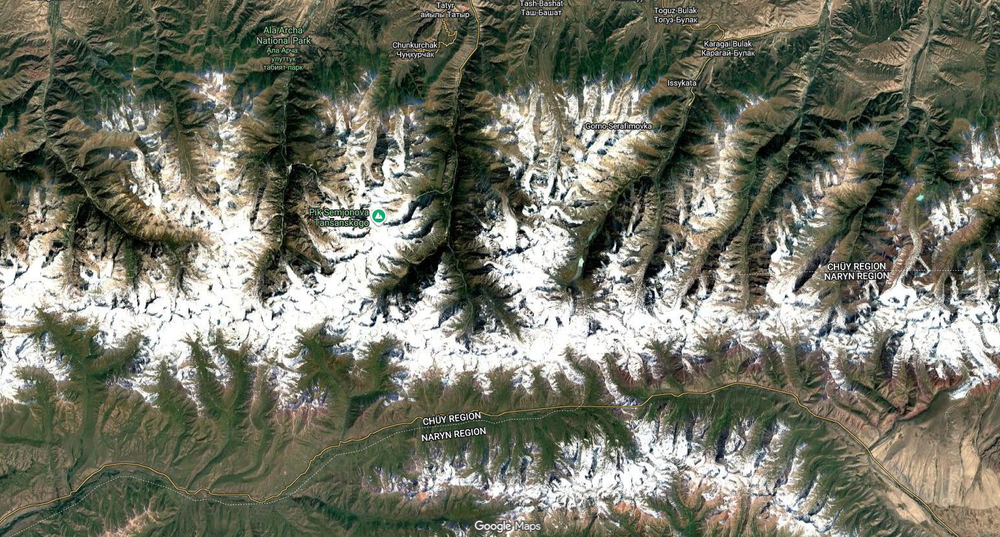
#> input picture attempt1/glacier.png, 1000 x 537 px, shrunk from 1534 x 823 before the run, found by its file name
$ python example_simple.py
#> lines starting #> are read from the running program, lines starting #| are printed output that depends on the picture; after the words box and inside, x2 and y2 are one past the last pixel; in counts of white or black regions, pixels touching at a corner belong together
"""
Simplified glacier detection using traditional computer vision
Good for cases where glaciers have distinct color/brightness
"""

import cv2
import numpy as np
import matplotlib.pyplot as plt
from skimage import measure, morphology
from scipy import ndimage
import os
import argparse


def resolve_image_path(image_path: str) -> str:
    """Resolve an image path with sensible fallbacks.
    Checks:
    - as given (absolute or relative to CWD)
    - relative to this script's directory
    - sibling attempt1/glacier.png if user left default name
    """
#> called with image_path = 'glacier.png'
    candidates = []
    # as provided
    candidates.append(image_path)
    # relative to script dir
    script_dir = os.path.dirname(os.path.abspath(__file__))
    candidates.append(os.path.join(script_dir, image_path))
    # common fallback: sibling attempt1/glacier.png
    if os.path.basename(image_path).lower() == 'glacier.png':
        candidates.append(os.path.join(script_dir, '..', 'attempt1', 'glacier.png'))
        candidates.append(os.path.join(script_dir, 'glacier.png'))

    for p in candidates:
        if os.path.exists(p):
            return os.path.abspath(p)
    raise FileNotFoundError(f"Could not find image. Tried: {', '.join(os.path.abspath(p) for p in candidates)}")


def simple_glacier_detection(image_path):
    """
    Simplified glacier detection using color and brightness thresholds
    """
    # Resolve and load image
    image_path = resolve_image_path(image_path)
    image = cv2.imread(image_path)
#> image is the input picture: shape (537, 1000, 3); mean B, G, R 102.5, 116.8, 115.2
    if image is None:
        raise FileNotFoundError(f"Failed to read image at: {image_path}. Ensure the path is correct and file is accessible.")
    image_rgb = cv2.cvtColor(image, cv2.COLOR_BGR2RGB)

    # Convert to HSV and LAB color spaces
    hsv = cv2.cvtColor(image, cv2.COLOR_BGR2HSV)
#> hsv: shape (537, 1000, 3); mean H, S, V 42.7, 57.4, 120.5
    lab = cv2.cvtColor(image, cv2.COLOR_BGR2LAB)
#> lab: shape (537, 1000, 3); mean of channels 0, 1, 2 121.2, 124.6, 136

    # Glaciers are typically:
    # - High brightness (L channel in LAB)
    # - Low saturation (S channel in HSV)
    # - Bluish-white color

    l_channel = lab[:, :, 0]
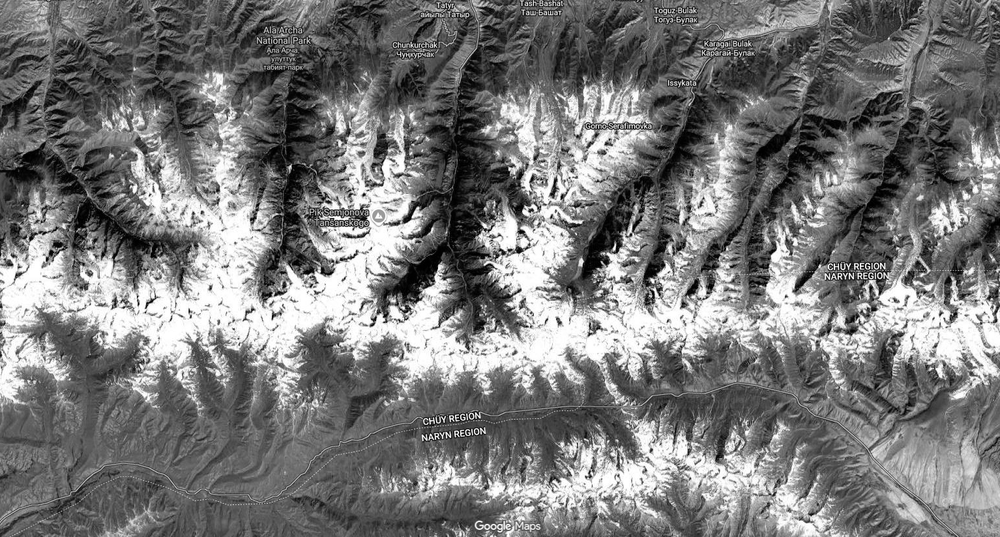
#> l_channel: shape (537, 1000); min 0, max 255, mean 121.2
    s_channel = hsv[:, :, 1]
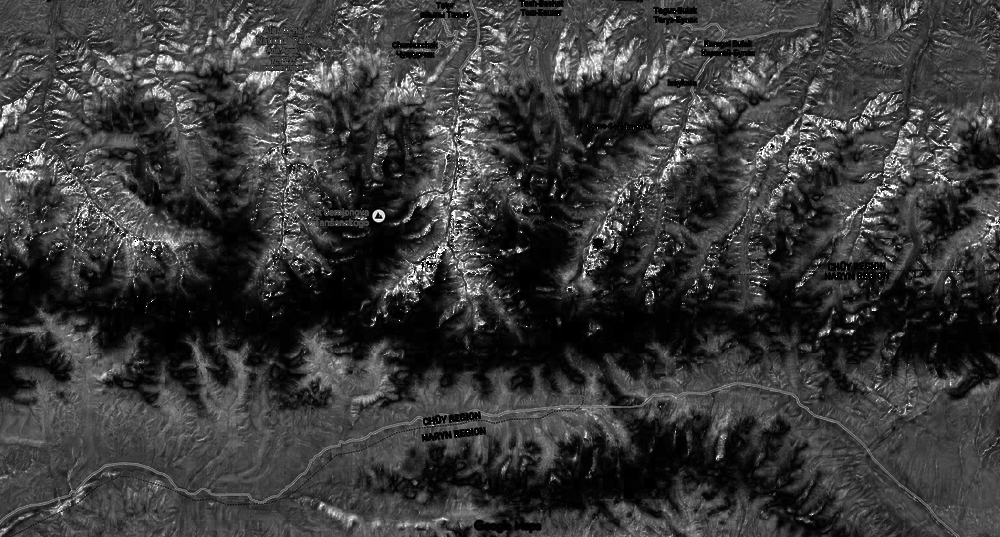
#> s_channel: shape (537, 1000); min 0, max 255, mean 57.4

    # Threshold for glacier detection
    brightness_threshold = np.percentile(l_channel, 70)  # Top 30% brightness
#> brightness_threshold = 144
    glacier_mask = (l_channel > brightness_threshold) & (s_channel < 80)
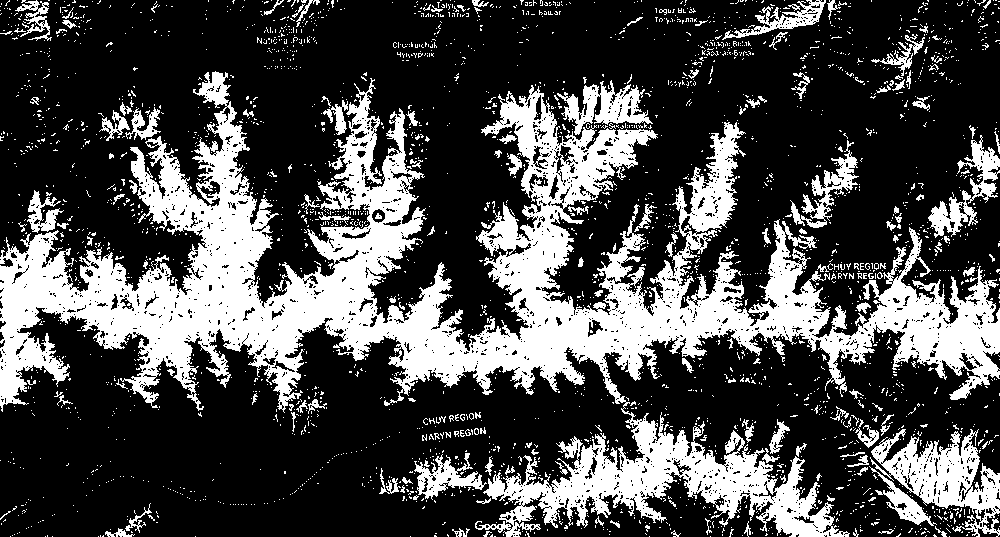
#> glacier_mask: shape (537, 1000) bool; 29.4% white; 2861 white regions (2708 under 20 px), largest, box (x1, y1, x2, y2) and area: (0, 71, 1000, 537) 124702, (870, 429, 1000, 537) 5790, (557, 80, 653, 135) 2208

    # Clean up mask
    glacier_mask = morphology.remove_small_objects(glacier_mask.astype(bool), min_size=1000)
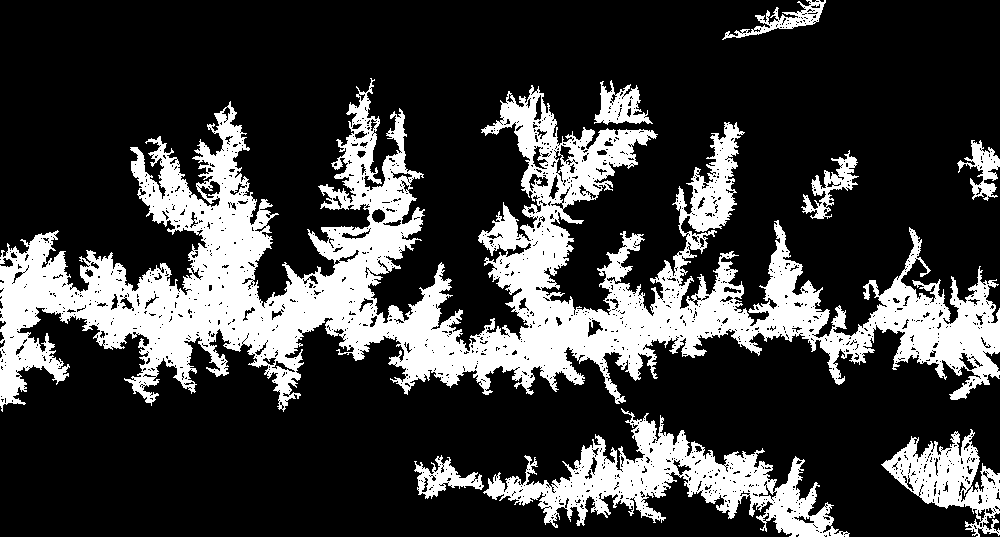
#> glacier_mask: shape (537, 1000) bool; 24.4% white; 8 white regions, largest, box (x1, y1, x2, y2) and area: (0, 78, 1000, 412) 104675, (483, 408, 850, 537) 15015, (881, 429, 1000, 537) 5283
    glacier_mask = morphology.remove_small_holes(glacier_mask, area_threshold=1000)
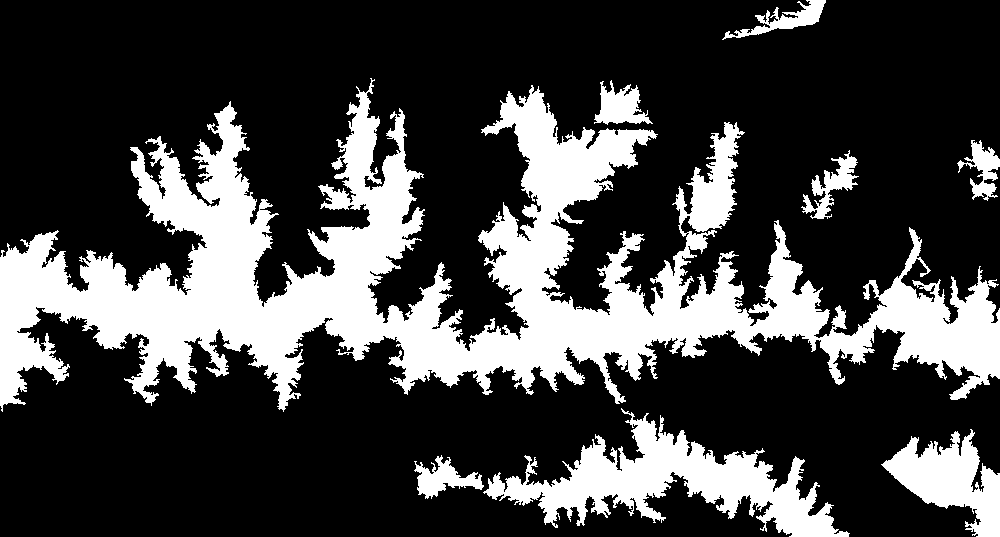
#> glacier_mask: shape (537, 1000) bool; 26.5% white; 8 white regions, largest, box (x1, y1, x2, y2) and area: (0, 78, 1000, 412) 113295, (483, 408, 850, 537) 16295, (881, 429, 1000, 537) 6225
    glacier_mask = ndimage.binary_fill_holes(glacier_mask)

    # Find contours
    contours = measure.find_contours(glacier_mask.astype(float), 0.5)
#> contours = 10 point arrays, longest 13029 points

    # Visualize
    fig, axes = plt.subplots(1, 3, figsize=(15, 5))

    axes[0].imshow(image_rgb)
    axes[0].set_title('Original')
    axes[0].axis('off')

    axes[1].imshow(glacier_mask, cmap='gray')
    axes[1].set_title('Glacier Mask')
    axes[1].axis('off')

    axes[2].imshow(image_rgb)
    for contour in contours:
        axes[2].plot(contour[:, 1], contour[:, 0], 'r-', linewidth=2)
#> this loop made 10 passes
    axes[2].set_title('Detected Borders')
    axes[2].axis('off')

    plt.tight_layout()
    plt.savefig('simple_glacier_detection.png', dpi=300)
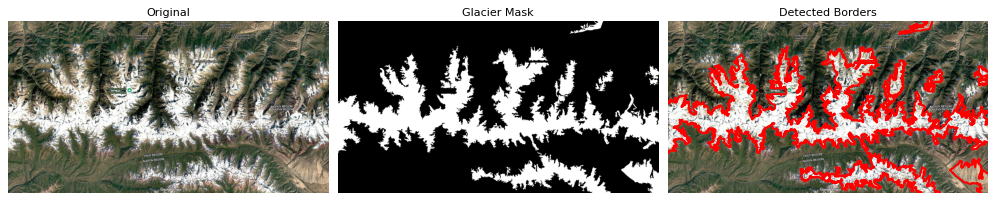
#> figure drawn by matplotlib, 3 panels
    plt.show()

    # Save mask to file for downstream use
    cv2.imwrite('glacier_mask.png', (glacier_mask.astype(np.uint8) * 255))

    return glacier_mask, contours


if __name__ == "__main__":
    parser = argparse.ArgumentParser(description='Simple glacier detection (threshold-based).')
    parser.add_argument('-i', '--image', default='glacier.png', help='Path to input image (default: glacier.png)')
    args = parser.parse_args()

    mask, contours = simple_glacier_detection(args.image)
#> contours = 10 point arrays, longest 13029 points
    print(f"Contours detected: {len(contours)}")
#| Contours detected: 10
